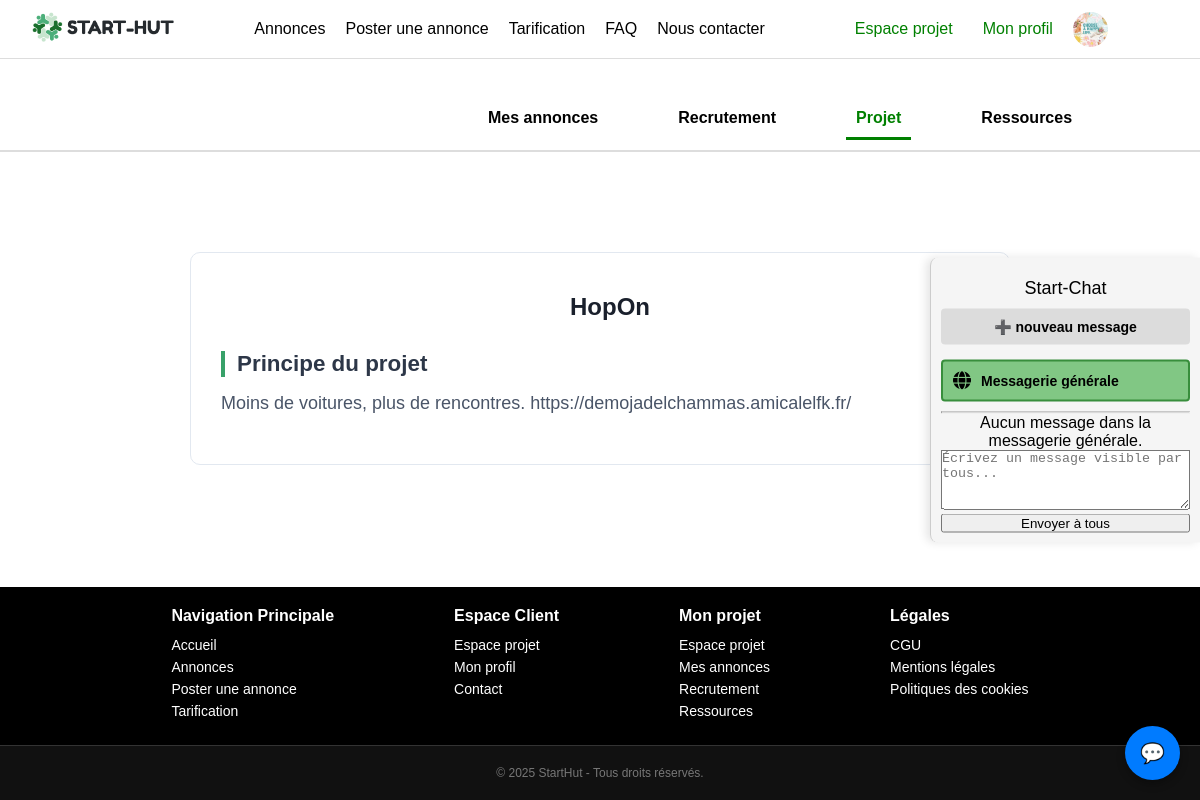
The page /src/views/projet/projet.php?mode=general (signed in) on the database its author committed.
### tables this page shows
CREATE TABLE Projets (
    id INT PRIMARY KEY AUTO_INCREMENT,
    createur INT NOT NULL,
    nom VARCHAR(255) NOT NULL UNIQUE,
    taches_effectuees INT NOT NULL  DEFAULT 0 CHECK (taches_effectuees >= 0),
    principe_du_projet TEXT NOT NULL ,
    definition_du_marche TEXT ,
    analyse_de_la_demande TEXT ,
    analyse_de_la_concurrence TEXT ,

    annonce_date_creation DATETIME NOT NULL ,
    annonce_titre VARCHAR(255) NOT NULL ,
    annonce_description TEXT NOT NULL ,
    annonce_competences_recherchees ENUM ('developpeur', 'designer', 'marketing', 'communication', 'autre') NOT NULL,
    annonce_categorie ENUM ('technologies', 'education', 'business', 'autre') NOT NULL,
    annonce_collaborateurs_souhaites INT NOT NULL ,
    annonce_remuneration DOUBLE NOT NULL DEFAULT 0 CHECK (annonce_remuneration >= 0),
    annonce_etat ENUM ('ouvert', 'ferme') NOT NULL ,

    FOREIGN KEY (createur) REFERENCES Utilisateurs(id)
);

### src/views/projet/projet.php (the view, shortened to what this page needs)
<?php
$porteur_id = $_SESSION['user_id'] ?? null;
$projet = null;
if ($porteur_id) {
    $conn = new mysqli(DB_HOST, DB_USER, DB_PASS, DB_NAME);
    $stmt = $conn->prepare("
        SELECT annonce_description, annonce_titre, principe_du_projet
        FROM Projets
        WHERE createur = ?
        LIMIT 1
    ");
    $stmt->bind_param("i", $porteur_id);
    $stmt->execute();
    $result = $stmt->get_result();
    $projet = $result->fetch_assoc();
}
?>
<!DOCTYPE html>
<html lang="fr">
<head>
    <link rel="stylesheet" href="/Start-Hut/public/assets/css/styles-fatma.css">
    <link rel="stylesheet" href="/Start-Hut/public/assets/css/styles.css">
</head>
<body>
<?php include('../../templates/header.php'); ?>
<nav class="sub-navbar">
    <ul>
    <li><a href="espace-projet.php" class="<?= basename($_SERVER['PHP_SELF']) == 'espace-projet.php' ? 'active' : '' ?>">Mes annonces</a></li>
    <li><a href="recrutement.php" class="<?= basename($_SERVER['PHP_SELF']) == 'recrutement.php' ? 'active' : '' ?>">Recrutement</a></li>
    <li><a href="projet.php" class="<?= basename($_SERVER['PHP_SELF']) == 'projet.php' ? 'active' : '' ?>">Projet</a></li>
    <li><a href="ressource/ressources.php" class="<?= basename($_SERVER['PHP_SELF']) == 'ressources.php' ? 'active' : '' ?>">Ressources</a></li>
    </ul>
</nav>
<section class="projet-description">
    <div class="container">
        <?php if ($projet): ?>
            <h1><?= htmlspecialchars($projet['annonce_titre']) ?></h1>
            <h3>Principe du projet</h3>
            <p class="intro"><?= nl2br(htmlspecialchars($projet['annonce_description'])) ?></p>
        <?php else: ?>
            <p class="intro">Aucun projet trouvé pour votre compte.</p>
        <?php endif; ?>
    </div>
</section>
<?php include('../../templates/footer.php'); ?>
</body>
</html>

### public/assets/css/styles-fatma.css (style rules this page uses)
.projet-description { width: 75%; margin: 40px auto; padding: 60px 40px; border-radius: 10px; transition: all 0.3s ease-in-out; background-color: #fff; ; }
.projet-description .container { padding: 20px 30px; background-color: white; border-radius: 10px; border: 1px solid #e2e8f0; }
.projet-description h1 { font-size: 1.5rem; color: #1a202c; font-weight: bold; margin-bottom: 12px; text-align: center; }
.projet-description h3 { font-size: 1.4rem; color: #2d3748; margin-top: 30px; margin-bottom: 10px; border-left: 4px solid #38a169; padding-left: 12px; }
.projet-description .intro { font-size: 1.125rem; color: #4a5568; line-height: 1.8; margin-bottom: 25px; }
.projet-description p { font-size: 1.05rem; color: #2d3748; line-height: 1.7; }
* { box-sizing: border-box; margin: 0; padding: 0; }
html, body { overflow-x: hidden; max-width: 100%; width: 100%; }
body { overflow-x: hidden; max-width: 100vw; position: relative; }
.sub-navbar ul { display: flex; flex-wrap: wrap; justify-content: center; gap: 30px; padding: 0; margin: 0; overflow-x: hidden; }

### public/assets/css/styles.css (style rules this page uses)
* { margin: 0; padding: 0; box-sizing: border-box; }
body { width: auto; font-family: 'Open Sans', sans-serif; display: flex; flex-direction: column; min-height: 100vh; }
.sub-navbar { display: flex; justify-content: center; padding: 0 0 10px 0; background: white; border-bottom: 2px solid #ddd; width: 100%; box-sizing: border-box; }
.sub-navbar ul { display: flex; list-style: none; gap: 60px; padding: 0; margin: 0; flex-wrap: wrap; justify-content: center; }
.sub-navbar li a { text-decoration: none; color: black; font-weight: bold; padding: 10px; display: block; text-align: center; }
.sub-navbar li a.active { color: green; border-bottom: 3px solid green; }
html, body { margin: 0; padding: 0; overflow-x: hidden; width: 100vw; box-sizing: border-box; }
h1 { font-size: 2em; margin: 20px 0; padding-left: 20px; }

### public/assets/css/styles-meryem.css (style rules this page uses)
:root { --primary-color: green; --primary-dark: rgb(6, 78, 6); --primary-light: #d1ffd1; --text-color: #333; --background: #f8f8f8; }
body { margin: 0; font-family: Arial, sans-serif; background-color: white; }
.container { max-width: 1200px; margin: auto; padding: 60px 20px; }
.sub-navbar { display: flex; justify-content: center; padding: 10px 0; background: white; border-bottom: 2px solid #ddd; width: 130%; }
.sub-navbar ul { display: flex; list-style: none; gap: 60px; }
.sub-navbar li a { text-decoration: none; color: black; font-weight: bold; padding: 10px; }
.sub-navbar li a.active { color: green; border-bottom: 3px solid green; }

### rows shown on the page
projets: annonce_titre "HopOn", annonce_description "Moins de voitures, plus de rencontres. https://demojadelchammas.amicalelfk.fr/"
